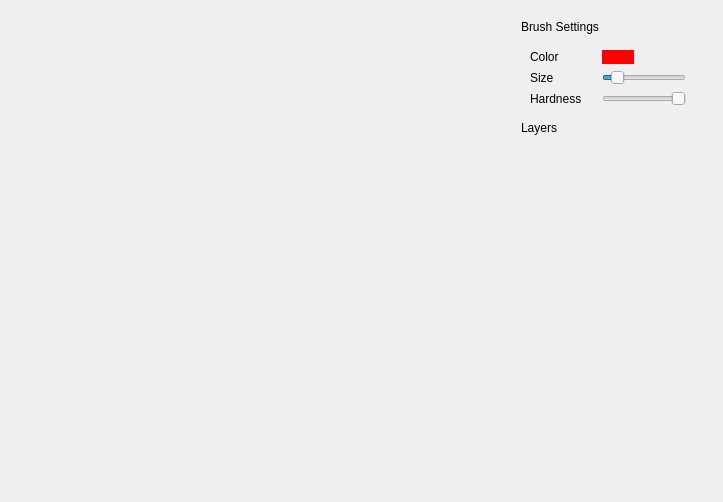
<?xml version="1.0" encoding="UTF-8"?>
<ui version="4.0">
 <class>Form</class>
 <widget class="QWidget" name="Form">
  <property name="geometry">
   <rect>
    <x>0</x>
    <y>0</y>
    <width>723</width>
    <height>502</height>
   </rect>
  </property>
  <property name="windowTitle">
   <string>Form</string>
  </property>
  <layout class="QHBoxLayout" name="horizontalLayout">
   <item>
    <widget class="QWidget" name="viewport_widget" native="true">
     <layout class="QVBoxLayout" name="verticalLayout_2"/>
    </widget>
   </item>
   <item>
    <widget class="QWidget" name="widget" native="true">
     <property name="sizePolicy">
      <sizepolicy hsizetype="Fixed" vsizetype="Preferred">
       <horstretch>0</horstretch>
       <verstretch>0</verstretch>
      </sizepolicy>
     </property>
     <property name="minimumSize">
      <size>
       <width>200</width>
       <height>0</height>
      </size>
     </property>
     <layout class="QVBoxLayout" name="verticalLayout">
      <item>
       <widget class="QLabel" name="label_5">
        <property name="text">
         <string>Brush Settings</string>
        </property>
       </widget>
      </item>
      <item>
       <widget class="QWidget" name="widget_2" native="true">
        <layout class="QFormLayout" name="formLayout">
         <property name="fieldGrowthPolicy">
          <enum>QFormLayout::FieldsStayAtSizeHint</enum>
         </property>
         <property name="horizontalSpacing">
          <number>20</number>
         </property>
         <property name="verticalSpacing">
          <number>-1</number>
         </property>
         <property name="topMargin">
          <number>10</number>
         </property>
         <item row="0" column="0">
          <widget class="QLabel" name="label_3">
           <property name="text">
            <string>Color</string>
           </property>
          </widget>
         </item>
         <item row="0" column="1">
          <widget class="QPushButton" name="color_BTN">
           <property name="sizePolicy">
            <sizepolicy hsizetype="Expanding" vsizetype="Fixed">
             <horstretch>0</horstretch>
             <verstretch>0</verstretch>
            </sizepolicy>
           </property>
           <property name="styleSheet">
            <string notr="true">QPushButton {
	background-color: red;
	border-style: none;
	min-width: 3em;
	height: 3em;
	border-radius: 10px;
}</string>
           </property>
           <property name="text">
            <string/>
           </property>
          </widget>
         </item>
         <item row="1" column="0">
          <widget class="QLabel" name="label_2">
           <property name="text">
            <string>Size</string>
           </property>
          </widget>
         </item>
         <item row="1" column="1">
          <widget class="QSlider" name="size_SLD">
           <property name="minimum">
            <number>1</number>
           </property>
           <property name="maximum">
            <number>250</number>
           </property>
           <property name="value">
            <number>30</number>
           </property>
           <property name="orientation">
            <enum>Qt::Horizontal</enum>
           </property>
          </widget>
         </item>
         <item row="2" column="0">
          <widget class="QLabel" name="label_4">
           <property name="text">
            <string>Hardness</string>
           </property>
          </widget>
         </item>
         <item row="2" column="1">
          <widget class="QSlider" name="blur_SLD">
           <property name="maximum">
            <number>25</number>
           </property>
           <property name="orientation">
            <enum>Qt::Horizontal</enum>
           </property>
           <property name="invertedAppearance">
            <bool>true</bool>
           </property>
          </widget>
         </item>
        </layout>
       </widget>
      </item>
      <item>
       <widget class="QLabel" name="label">
        <property name="text">
         <string>Layers</string>
        </property>
       </widget>
      </item>
      <item>
       <widget class="QWidget" name="layers_widget" native="true">
        <property name="sizePolicy">
         <sizepolicy hsizetype="Preferred" vsizetype="Expanding">
          <horstretch>0</horstretch>
          <verstretch>0</verstretch>
         </sizepolicy>
        </property>
        <layout class="QVBoxLayout" name="verticalLayout_6"/>
       </widget>
      </item>
     </layout>
    </widget>
   </item>
  </layout>
 </widget>
 <resources/>
 <connections/>
</ui>
